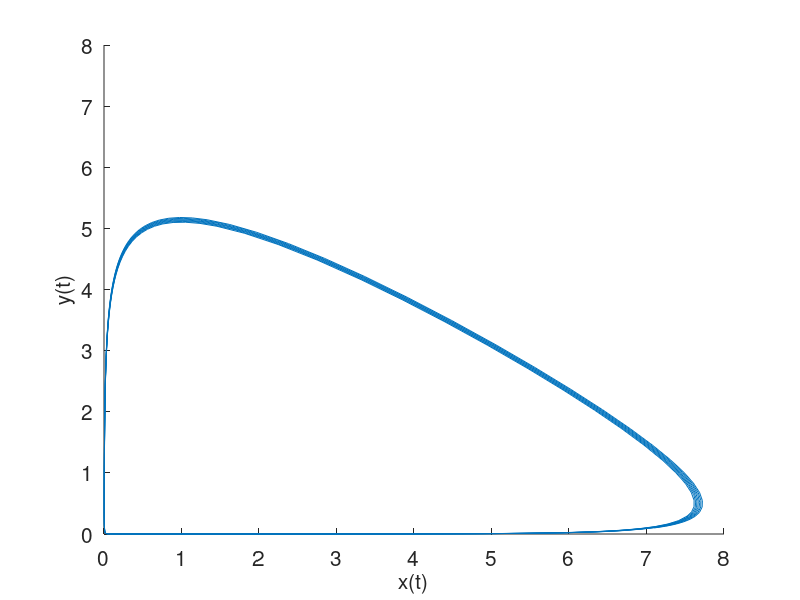

The MATLAB source for this figure:
%  Competing species model.
clear
hold on
sys = @(t,x) [(2./3).*x(1)-(4./3).*x(1).*x(2);
x(1).*x(2)-x(2)];
options = odeset('RelTol',1e-4,'AbsTol',1e-4);
[t,xa]=ode45(sys,[0 100],[7.1 .1],options);
plot(xa(:,1),xa(:,2))
axis([0 8 0 8])
fsize=15;
set(gca,'XTick',0:1:8,'FontSize',fsize)
set(gca,'YTick',0:1:8,'FontSize',fsize)
xlabel('x(t)','FontSize',fsize)
ylabel('y(t)','FontSize',fsize)
hold off